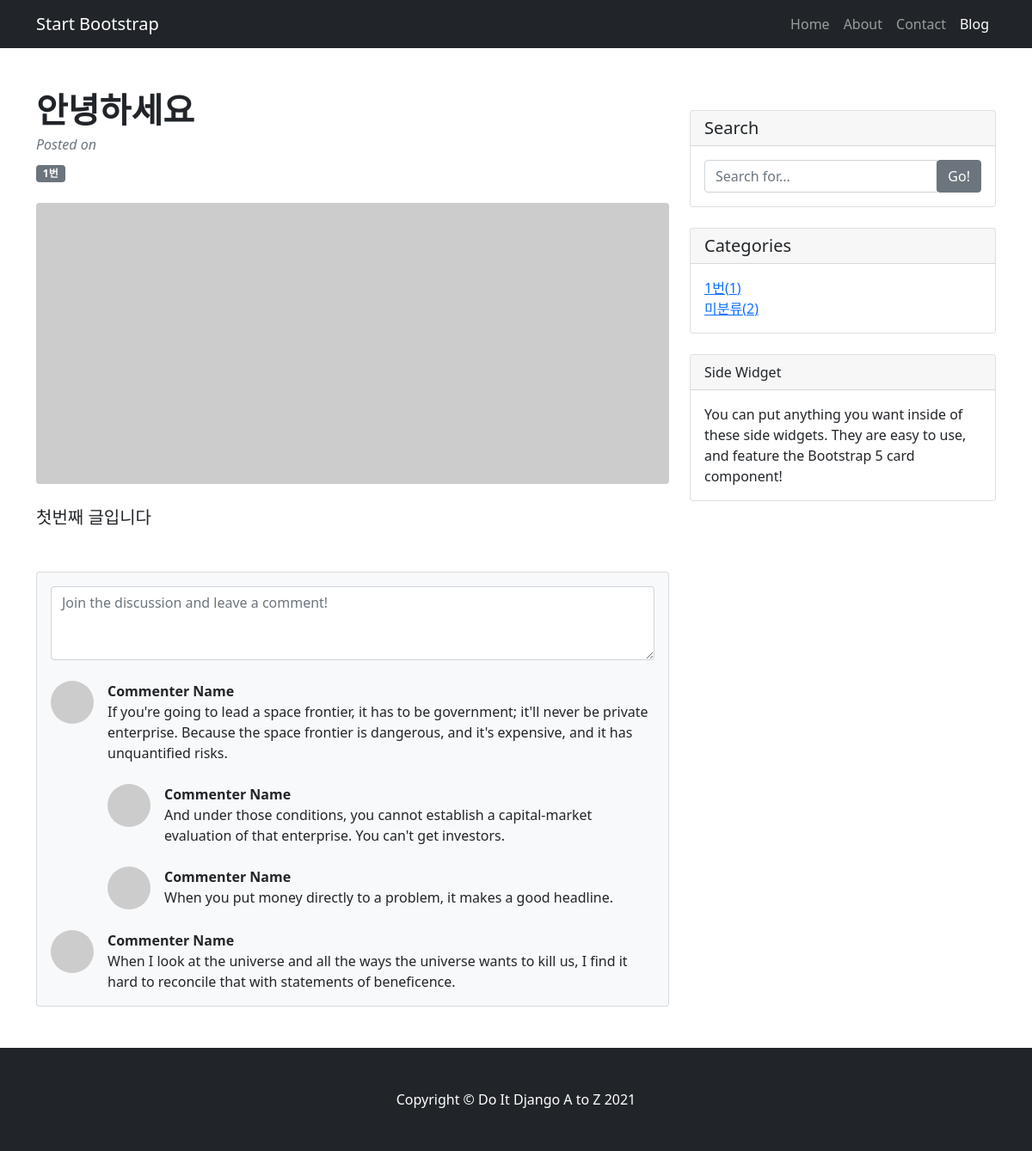
Page /blog/1/ on the committed database.
### blog/models.py (models this page shows, shortened)
class Post(models.Model):
  title = models.CharField(max_length=30)
  content = models.TextField()
  head_image = models.ImageField(upload_to = 'blog/images/%Y/%m/%d/', blank=True)
  file_upload = models.FileField(upload_to='blog/files/%Y/%m/%d/', blank=True)
  created_at = models.DateTimeField(auto_now_add = True)
  update_at = models.DateTimeField(auto_now=True)
  author = models.ForeignKey(User, null=True, on_delete=models.SET_NULL)
  category = models.ForeignKey(Category, null=True, blank=True, on_delete=models.SET_NULL)
  tags = models.ManyToManyField(Tag, blank=True)

class Category(models.Model):
  name = models.CharField(max_length=50, unique=True)
  slug = models.SlugField(max_length=200, unique=True, allow_unicode=True)
  def __str__(self):
    return self.name
  def get_absolute_url(self):
    return f'/blog/category/{self.slug}'

### blog/views.py (the view)
# urls.py: path('<int:pk>/', views.PostDetail.as_view()),
class PostDetail(DetailView):
  model = Post
  def get_context_data(self, **kwargs):
    context=super(PostDetail, self).get_context_data()
    context['categories'] = Category.objects.all()
    context['no_categories_post_count'] = Post.objects.filter(category=None).count()
    return context

### blog/templates/blog/post_detail.html (shortened to what this page needs)
<!DOCTYPE html>
{% load static %}
<html lang="en">
  <head>
    <link
      href="{% static 'blog/bootstrap/bootstrap.min.css' %}"
      rel="stylesheet"
      media="screen"
    />
  </head>
  <body>
    <nav class="navbar navbar-expand-lg navbar-dark bg-dark">
      <div class="container">
        <a class="navbar-brand" href="#!">Start Bootstrap</a>
        <div class="collapse navbar-collapse" id="navbarSupportedContent">
          <ul class="navbar-nav ms-auto mb-2 mb-lg-0">
            <li class="nav-item"><a class="nav-link" href="#">Home</a></li>
            <li class="nav-item"><a class="nav-link" href="#!">About</a></li>
            <li class="nav-item"><a class="nav-link" href="#!">Contact</a></li>
            <li class="nav-item">
              <a class="nav-link active" aria-current="page" href="#">Blog</a>
            </li>
          </ul>
        </div>
      </div>
    </nav>
    <div class="container mt-5">
      <div class="row">
        <div class="col-lg-8">
          <article>
            <header class="mb-4">
              <h1 class="fw-bolder mb-1">{{post.title}}</h1>
              <div class="text-muted fst-italic mb-2">
                Posted on {{post.create_at}}
              </div>
              {%if post.category%}
              <span class="badge bg-secondary">{{post.category}}</span>
              {%else%}
              <span class="badge bg-secondary">미분류</span>
              {%endif%}
            </header>
            <figure class="mb-4">
              <img
                class="img-fluid rounded"
                src="https://dummyimage.com/900x400/ced4da/6c757d.jpg"
                alt="..."
              />
            </figure>
            <section class="mb-5">
              <p class="fs-5 mb-4">{{post.content}}</p>
            </section>
          </article>
          <section class="mb-5">
            <div class="card bg-light">
              <div class="card-body">
                <form class="mb-4">
                  <textarea
                    class="form-control"
                    rows="3"
                    placeholder="Join the discussion and leave a comment!"
                  ></textarea>
                </form>
                <div class="d-flex mb-4">
                  <div class="flex-shrink-0">
                    <img
                      class="rounded-circle"
                      src="https://dummyimage.com/50x50/ced4da/6c757d.jpg"
                      alt="..."
                    />
                  </div>
                  <div class="ms-3">
                    <div class="fw-bold">Commenter Name</div>
                    If you're going to lead a space frontier, it has to be
                    government; it'll never be private enterprise. Because the
                    space frontier is dangerous, and it's expensive, and it has
                    unquantified risks.
                    <div class="d-flex mt-4">
                      <div class="flex-shrink-0">
                        <img
                          class="rounded-circle"
                          src="https://dummyimage.com/50x50/ced4da/6c757d.jpg"
                          alt="..."
                        />
                      </div>
                      <div class="ms-3">
                        <div class="fw-bold">Commenter Name</div>
                        And under those conditions, you cannot establish a
                        capital-market evaluation of that enterprise. You can't
                        get investors.
                      </div>
                    </div>
                    <div class="d-flex mt-4">
                      <div class="flex-shrink-0">
                        <img
                          class="rounded-circle"
                          src="https://dummyimage.com/50x50/ced4da/6c757d.jpg"
                          alt="..."
                        />
                      </div>
                      <div class="ms-3">
                        <div class="fw-bold">Commenter Name</div>
                        When you put money directly to a problem, it makes a
                        good headline.
                      </div>
                    </div>
                  </div>
                </div>
                <div class="d-flex">
                  <div class="flex-shrink-0">
                    <img
                      class="rounded-circle"
                      src="https://dummyimage.com/50x50/ced4da/6c757d.jpg"
                      alt="..."
                    />
                  </div>
                  <div class="ms-3">
                    <div class="fw-bold">Commenter Name</div>
                    When I look at the universe and all the ways the universe
                    wants to kill us, I find it hard to reconcile that with
                    statements of beneficence.
                  </div>
                </div>
              </div>
            </div>
          </section>
        </div>
        <div class="col-lg-4">
          {%include 'blog/sidebar.html'%}
          <div class="card mb-4">
            <div class="card-header">Side Widget</div>
            <div class="card-body">
              You can put anything you want inside of these side widgets. They
              are easy to use, and feature the Bootstrap 5 card component!
            </div>
          </div>
        </div>
      </div>
    </div>
    {%include 'blog/footer.html'%}
  </body>
</html>

### blog/templates/blog/sidebar.html
<div class="card my-4">
  <h5 class="card-header">Search</h5>
  <div class="card-body">
    <div class="input-group">
      <input type="text" class="form-control" placeholder="Search for..." />
      <span class="input-group-btn">
        <button class="btn btn-secondary" type="button">Go!</button>
      </span>
    </div>
  </div>
</div>
<div class="card my-4">
  <h5 class="card-header">Categories</h5>
  <div class="card-body">
    <div class="row">
      <div class="col-lg-6">
        <ul class="list-unstyled mb-0">
          {%for category in categories%}
          <li>
            <a href="{{category.get_absolute_url}}"
              >{{category}}({{category.post_set.count}})</a
            >
          </li>
          {%endfor%}
          <li>
            <a href="/blog/category/no_category/"
              >미분류({{no_categories_post_count}})</a
            >
          </li>
        </ul>
      </div>
    </div>
  </div>
</div>

### rows in the picture
Post: title "안녕하세요", category "1번", content "첫번째 글입니다"
Category: name "1번", post_set.count "1"

### other values in the picture
{{ no_categories_post_count }} "2"
